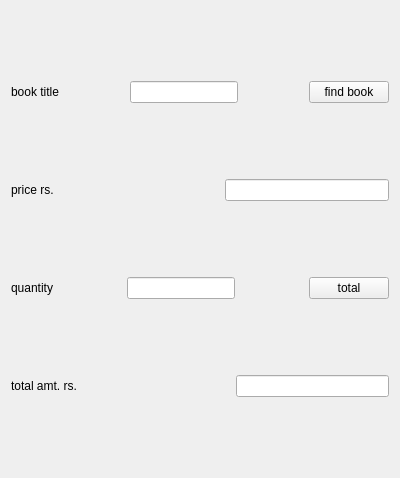
<?xml version="1.0" encoding="UTF-8"?>
<ui version="4.0">
 <class>Form</class>
 <widget class="QWidget" name="Form">
  <property name="geometry">
   <rect>
    <x>0</x>
    <y>0</y>
    <width>400</width>
    <height>478</height>
   </rect>
  </property>
  <property name="windowTitle">
   <string>Form</string>
  </property>
  <layout class="QVBoxLayout" name="verticalLayout">
   <item>
    <layout class="QHBoxLayout" name="horizontalLayout">
     <item>
      <widget class="QLabel" name="label">
       <property name="text">
        <string>book title</string>
       </property>
      </widget>
     </item>
     <item>
      <spacer name="horizontalSpacer">
       <property name="orientation">
        <enum>Qt::Horizontal</enum>
       </property>
       <property name="sizeHint" stdset="0">
        <size>
         <width>40</width>
         <height>20</height>
        </size>
       </property>
      </spacer>
     </item>
     <item>
      <widget class="QLineEdit" name="t1"/>
     </item>
     <item>
      <spacer name="horizontalSpacer_2">
       <property name="orientation">
        <enum>Qt::Horizontal</enum>
       </property>
       <property name="sizeHint" stdset="0">
        <size>
         <width>40</width>
         <height>20</height>
        </size>
       </property>
      </spacer>
     </item>
     <item>
      <widget class="QPushButton" name="btn1">
       <property name="text">
        <string>find book</string>
       </property>
      </widget>
     </item>
    </layout>
   </item>
   <item>
    <layout class="QHBoxLayout" name="horizontalLayout_2">
     <item>
      <widget class="QLabel" name="label_2">
       <property name="text">
        <string>price rs.</string>
       </property>
      </widget>
     </item>
     <item>
      <spacer name="horizontalSpacer_3">
       <property name="orientation">
        <enum>Qt::Horizontal</enum>
       </property>
       <property name="sizeHint" stdset="0">
        <size>
         <width>40</width>
         <height>20</height>
        </size>
       </property>
      </spacer>
     </item>
     <item>
      <widget class="QLineEdit" name="t2"/>
     </item>
    </layout>
   </item>
   <item>
    <layout class="QHBoxLayout" name="horizontalLayout_3">
     <item>
      <widget class="QLabel" name="label_3">
       <property name="text">
        <string>quantity</string>
       </property>
      </widget>
     </item>
     <item>
      <spacer name="horizontalSpacer_4">
       <property name="orientation">
        <enum>Qt::Horizontal</enum>
       </property>
       <property name="sizeHint" stdset="0">
        <size>
         <width>40</width>
         <height>20</height>
        </size>
       </property>
      </spacer>
     </item>
     <item>
      <widget class="QLineEdit" name="t3"/>
     </item>
     <item>
      <spacer name="horizontalSpacer_5">
       <property name="orientation">
        <enum>Qt::Horizontal</enum>
       </property>
       <property name="sizeHint" stdset="0">
        <size>
         <width>40</width>
         <height>20</height>
        </size>
       </property>
      </spacer>
     </item>
     <item>
      <widget class="QPushButton" name="btn2">
       <property name="text">
        <string>total</string>
       </property>
      </widget>
     </item>
    </layout>
   </item>
   <item>
    <layout class="QHBoxLayout" name="horizontalLayout_4">
     <item>
      <widget class="QLabel" name="label_4">
       <property name="text">
        <string>total amt. rs.</string>
       </property>
      </widget>
     </item>
     <item>
      <spacer name="horizontalSpacer_6">
       <property name="orientation">
        <enum>Qt::Horizontal</enum>
       </property>
       <property name="sizeHint" stdset="0">
        <size>
         <width>40</width>
         <height>20</height>
        </size>
       </property>
      </spacer>
     </item>
     <item>
      <widget class="QLineEdit" name="t4"/>
     </item>
    </layout>
   </item>
  </layout>
 </widget>
 <resources/>
 <connections/>
</ui>
